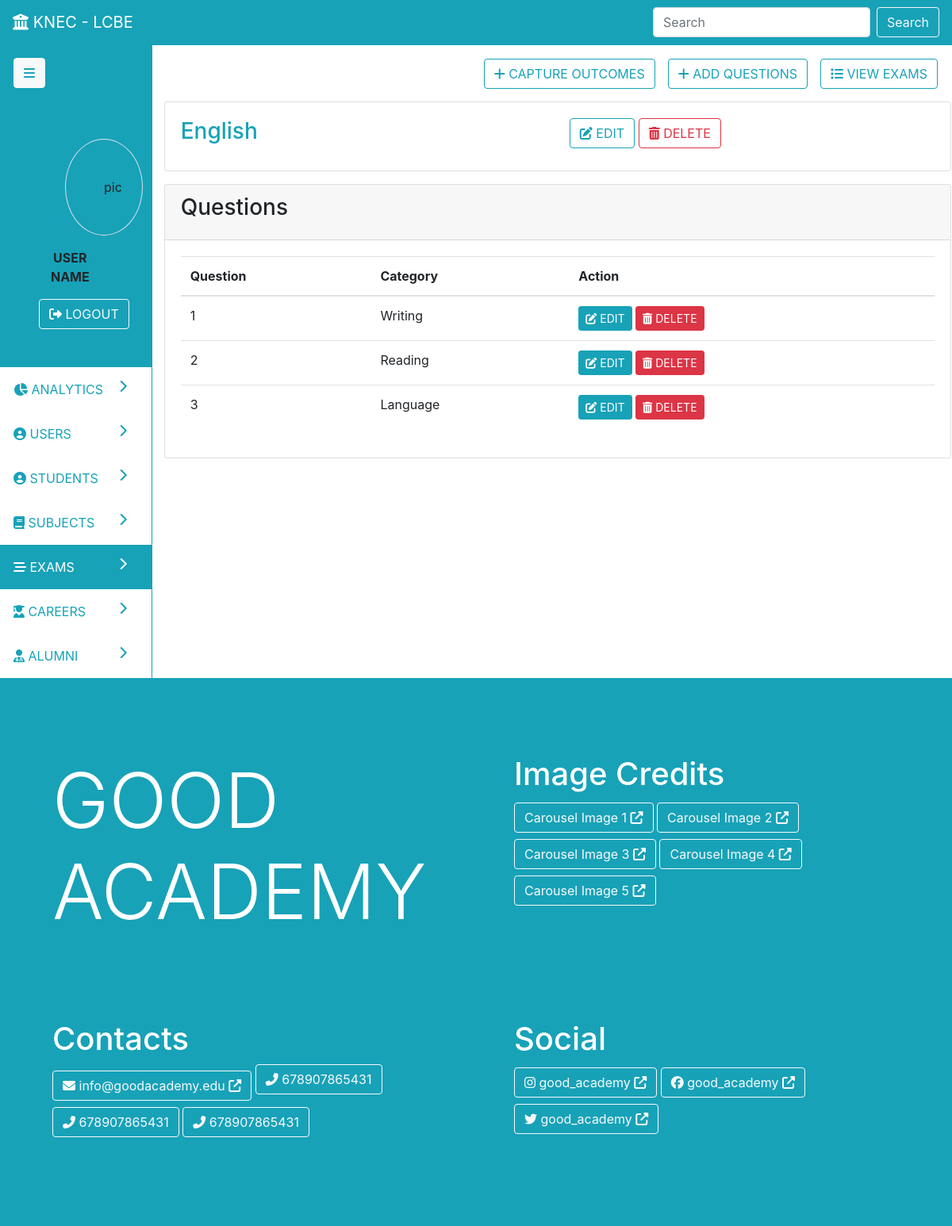
Screenshot of /exams/view/1 (signed in) with the database file from the repository.
### parent/models.py (models this page shows, shortened)
class Subject(db.Model):
	id = db.Column(db.Integer, primary_key=True)
	name = db.Column(db.String(19), nullable=False)
	categories = db.relationship('Category', backref='subject', lazy=True, cascade='all, delete')
	exams = db.relationship('Exam', backref='subject', lazy=True, cascade='all, delete')
	created_at = db.Column(db.DateTime, nullable=False, default=datetime.utcnow)
	updated_at = db.Column(db.DateTime, nullable=True, onupdate=datetime.utcnow)

class Question(db.Model):
	id = db.Column(db.Integer, primary_key=True)
	number = db.Column(db.Integer, nullable=False)
	category_id = db.Column(db.Integer, db.ForeignKey('category.id', ondelete='CASCADE'), nullable=False)
	exam_id = db.Column(db.Integer, db.ForeignKey('exam.id', ondelete='CASCADE'), nullable=False)
	scores = db.relationship('Score', backref='question', lazy=True, cascade='all, delete')
	created_at = db.Column(db.DateTime, nullable=False, default=datetime.utcnow)
	updated_at = db.Column(db.DateTime, nullable=True, onupdate=datetime.utcnow)

class Category(db.Model):
	id = db.Column(db.Integer, primary_key=True)
	name = db.Column(db.String(19), nullable=False)
	minimum = db.Column(db.Integer, nullable=False)
	maximum = db.Column(db.Integer, nullable=False)
	analytics = db.relationship('Analytics', backref='category', lazy=True, cascade='all, delete')
	questions = db.relationship('Question', backref='category', lazy=True, cascade='all, delete')
	subject_id = db.Column(db.Integer, db.ForeignKey('subject.id'), nullable=False)
	created_at = db.Column(db.DateTime, nullable=False, default=datetime.utcnow)
	updated_at = db.Column(db.DateTime, nullable=True, onupdate=datetime.utcnow)

### parent/routes.py (the view)
@app.route('/exams/view/<id>', methods=['POST', 'GET'])
def view_exam(id):
	exam = Exam.query.get_or_404(id)
	return render_template('admin/exams.html', nav='dash', page='exams', action='view', exam=exam)

### parent/templates/admin/exams.html (shortened to what this page needs)
{% extends 'admin-dash.html' %}
{% block pagedata %}
{% if action=='create' %}
<div class="row">
	<div class="col p-3">
		<a class="btn float-right btn-outline-info mr-3" href="{{ url_for('exams') }}"><i class="fas fa-list"></i> VIEW EXAMS</a>
	</div>
</div>
<div class="card p-3">
	<div class="card-body text-primary">
		<h1 class="card-title text-info">Add New Exam</h1>
	</div>
	<form class="card" method="post">
		{{ form.hidden_tag() }}
		<div class="card-body">
			<fieldset>
				<div class="form-group">
					{{ form.year.label(class='form-control-label') }}
					{% if form.year.errors %}
						{{ form.year(class='form-control is-invalid')}}
						<div class="invalid-feedback">
							{% for error in form.year.errors %}
								<span>{{ error }}</span>
							{% endfor %}
						</div>
					{% else%}
						{{ form.year(class='form-control') }}
					{% endif %}
				</div>
				<div class="form-group">
					{{ form.term.label(class='form-control-label') }}
					{% if form.term.errors %}
						{{ form.term(class='form-control is-invalid')}}
						<div class="invalid-feedback">
							{% for error in form.term.errors %}
								<span>{{ error }}</span>
							{% endfor %}
						</div>
					{% else%}
						{{ form.term(class='form-control') }}
					{% endif %}
				</div>
				<div class="form-group">
					{{ form.group.label(class='form-control-label') }}
					{% if form.group.errors %}
						{{ form.group(class='form-control is-invalid')}}
						<div class="invalid-feedback">
							{% for error in form.group.errors %}
								<span>{{ error }}</span>
							{% endfor %}
						</div>
					{% else%}
						{{ form.group(class='form-control') }}
					{% endif %}
				</div>
				<div class="form-group">
					{{ form.subject.label(class='form-control-label') }}
					{% if form.subject.errors %}
						{{ form.subject(class='form-control is-invalid')}}
						<div class="invalid-feedback">
							{% for error in form.subject.errors %}
								<span>{{ error }}</span>
							{% endfor %}
						</div>
					{% else%}
						{{ form.subject(class='form-control') }}
					{% endif %}
				</div>
			</fieldset>
			<div>
				{{ form.submit(class='btn btn-info')}}
			</div>
			</div>
		</div>
	</form>
</div>
{% elif action=='view' %}
<div class="row">
	<div class="col p-3">
		<a class="btn float-right btn-outline-info mr-3" href="{{ url_for('exams') }}"><i class="fas fa-list"></i> VIEW EXAMS</a>
		<a href="{{ url_for('create_question', id=exam.id) }}" class="btn float-right btn-outline-info mr-3" data-toggle="tooltip" data-placement="top" title=""><i class="fas fa-plus "></i> ADD QUESTIONS</a>
		<a href="{{ url_for('create_score', id=exam.id) }}" class="btn float-right btn-outline-info mr-3" data-toggle="tooltip" data-placement="top" title=""><i class="fas fa-plus "></i> CAPTURE OUTCOMES</a>
	</div>
</div>
<div class="row">
	<div class="col">
		<div class="card">
			<div class="card-body">
				<div class="row">
					<div class="col"><h3 class="card-title text-info">{% print(exam.subject.name) %}</h3></div>
					<div class="col">
						<a href="{{ url_for('update_exam', id=exam.id) }}" class="btn btn-outline-info"><i class="fas fa-edit"></i> EDIT</a>
						<a href="{{ url_for('delete_exam', id=exam.id) }}" class="btn btn-outline-danger"><i class="fas fa-trash-alt"></i> DELETE</a>
					</div>
				</div>
			</div>
		</div>
	</div>
</div>
<div class="card my-3">
	<div class="card-header">
		<h3 class="card-title">Questions</h3>
	</div>
	<div class="card-body table-responsive">
		<table class="table table-hover">
			<thead>
				<tr>
					<th>Question</th><th>Category</th><th>Action</th>
				</tr>
			</thead>
			<tbody>
				{% for question in exam.questions %}
				<tr>
					<td>{% print(question.number) %}</td><td>{% print(question.category.name) %}</td>
					<td>
						<a href="{{ url_for('update_question', id=question.id) }}" class="btn btn-sm btn-info" data-toggle="tooltip" data-placement="top" title="EDIT"><i class="fas fa-edit"></i> EDIT</a>
						<a href="{{ url_for('delete_question', id=question.id) }}" class="btn btn-sm btn-danger" data-toggle="tooltip" data-placement="top" title="DELETE"><i class="fas fa-trash-alt"></i> DELETE</a>
					</td>
				</tr>
				{% endfor %}
			</tbody>
		</table>
	</div>
</div>
{% endif %}
{% endblock %}

### rows the page displays
Subject: name "English"
Question: number "1"
Category: name "Writing"
Question: number "2"
Category: name "Reading"
Question: number "3"
Category: name "Language"
